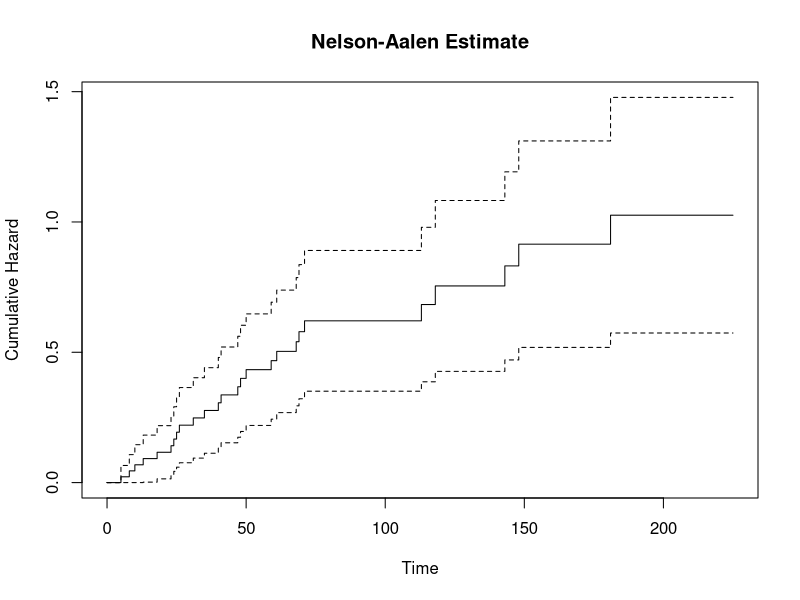
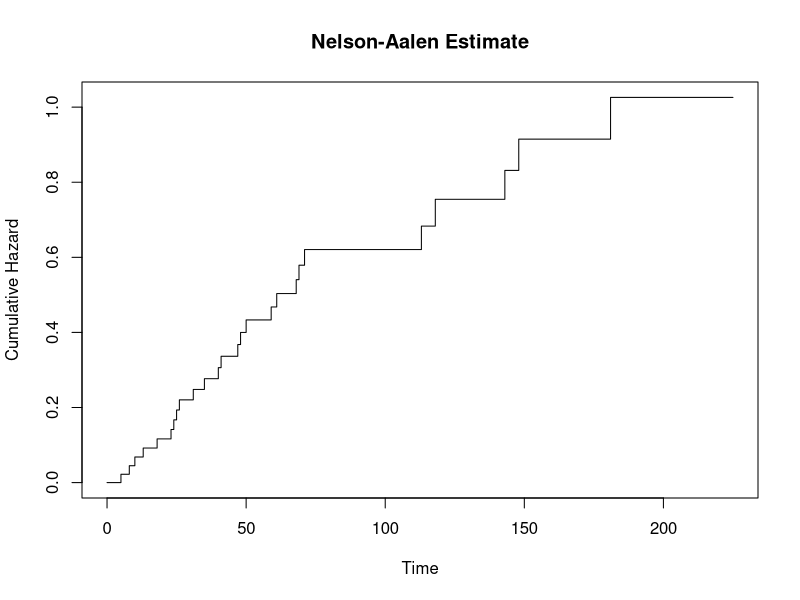
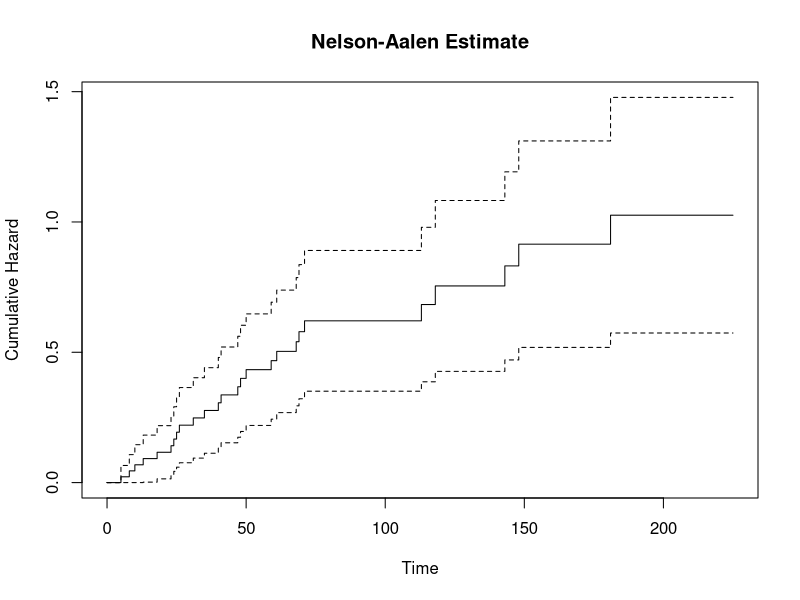
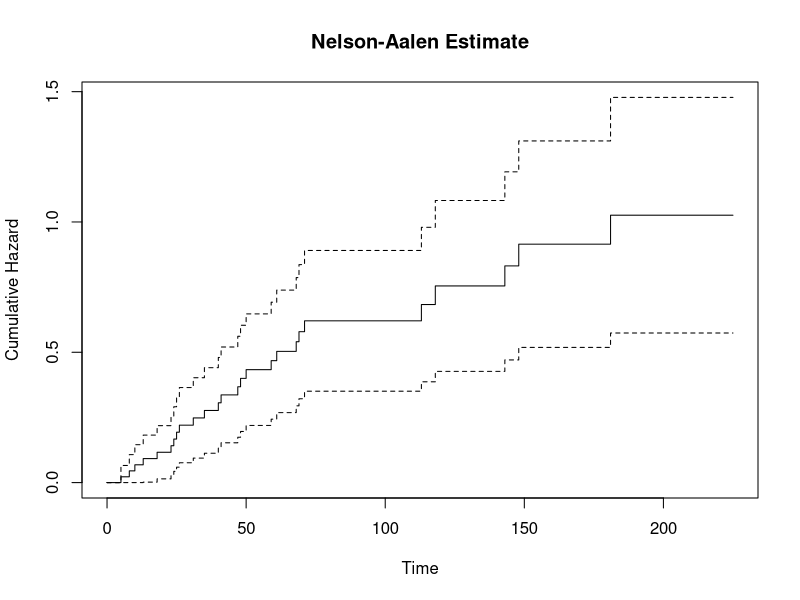
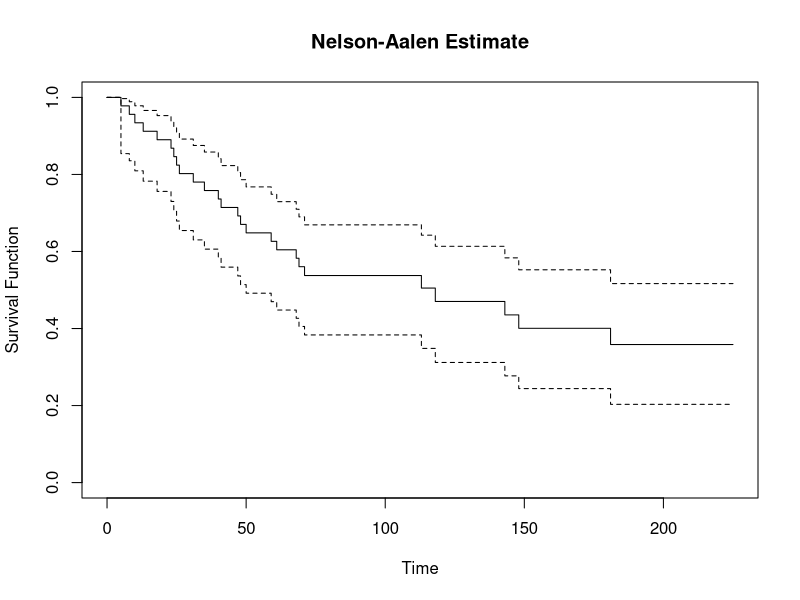

R code for these plots, in order:
## ---- chunk 1
knitr::opts_chunk$set(echo = TRUE)
## ---- chunk 2
library(dplyr)
library(survival)
library(kableExtra)
library(knitr)

# Reading the data

data = read.table("Breast_cancer_Table_1_2_Collet.txt")

# Changing the column names

data = data %>% rename(
  id = V1,
  x = V2,
  delta = V3,
  z = V4
)

data %>% head()

data %>% psych::describe()

## ---- chunk 3

#data

#data$not_censored_x = as.numeric(data$x * data$delta>0)


# sort data with x column with aescending order

data_sorted = data %>% arrange(x)

data_sorted

data_sorted$y = sapply(data_sorted$x,function(u){sum(data_sorted$x >= u)})

data_sorted$lambda = data_sorted$delta / data_sorted$y

data_sorted$cumulative_hazard = cumsum(data_sorted$lambda)

cumulative_hazard = data_sorted %>% select(x,delta,y,lambda,cumulative_hazard) %>% filter(delta ==1) %>% select(cumulative_hazard)

ppl_at_risk = data_sorted %>% select(x,delta,y,lambda,cumulative_hazard) %>% filter(delta ==1) %>% select(x,y)

data2 = data.frame(time = ppl_at_risk$x, 
                    Y = ppl_at_risk$y,
                   cumulative_hazard= cumulative_hazard)

Surv = exp(-cumulative_hazard)

Surv

## ---- chunk 4

obj = Surv(data$x, data$delta)

nelson_aalen_fit = survfit(obj ~ 1,type="fh")

plot(nelson_aalen_fit, cumhaz=TRUE, xlab = "Time", ylab = "Cumulative Hazard", main = "Nelson-Aalen Estimate")

result_frame = ((nelson_aalen_fit %>% summary())[c("time","surv")]) %>% as.data.frame() %>% mutate(time=time,Cumulative_Hazard = -log(surv))

result_frame

## ---- chunk 5

obj = Surv(data$x, data$delta)

nelson_aalen_fit = survfit(obj ~ 1,type="fh",conf.type="log")

plot(nelson_aalen_fit, cumhaz=TRUE, 
     xlab = "Time", 
     ylab = "Cumulative Hazard", 
     main = "Nelson-Aalen Estimate",
     conf.int=FALSE)


## ---- chunk 6

obj = Surv(data$x, data$delta)

nelson_aalen_fit = survfit(obj ~ 1,type="fh",conf.type="log")

plot(nelson_aalen_fit, cumhaz=TRUE, xlab = "Time", ylab = "Cumulative Hazard", main = "Nelson-Aalen Estimate")

((nelson_aalen_fit %>% summary())[c("time","surv","lower","upper")])%>% 
  as.data.frame()%>% 
  mutate(time=time,
           Cumulative_Hazard = -log(surv),
           upper_lambda = -log(lower),
           lower_lambda = -log(upper)) %>%
  select(time,Cumulative_Hazard,lower_lambda,upper_lambda) %>% round(.,4)

## ---- chunk 7

obj = Surv(data$x, data$delta)

nelson_aalen_fit = survfit(obj ~ 1,type="fh",conf.type="log-log")

plot(nelson_aalen_fit, cumhaz=TRUE, xlab = "Time", ylab = "Cumulative Hazard", main = "Nelson-Aalen Estimate")

((nelson_aalen_fit %>% summary())[c("time","surv","lower","upper")])%>% 
  as.data.frame()%>% 
  mutate(time=time,
           Cumulative_Hazard = -log(surv),
           upper_lambda = -log(lower),
           lower_lambda = -log(upper)) %>%
  select(time,Cumulative_Hazard,lower_lambda,upper_lambda) %>% round(.,4)

## ---- chunk 8

obj = Surv(data$x, data$delta)
nelson_aalen_survival = survfit(obj ~ 1,type="fh",conf.type="log-log")
nelson_aalen_survival %>% summary()

# plotting the survival function

plot(nelson_aalen_survival, xlab = "Time", ylab = "Survival Function", main = "Nelson-Aalen Estimate")

## ---- chunk 9


obj = Surv(data$x, data$delta)

nelson_aalen_fit = survfit(obj ~ 1,type="fh",conf.type="log-log")

result = nelson_aalen_fit %>% summary()

print("quartiles of 0.25,0.5 of survival estimations are")

c(min(result$time[which(result$surv <= (1-0.25))]),
min(result$time[which(result$surv <= 0.5)]))
